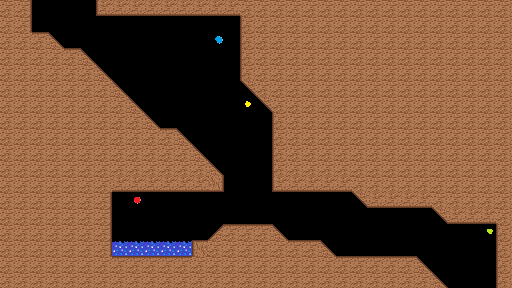

A 2D game scene composited from a Tiled map and its tileset images. What follows is a short description and the map's XML, with each tile layer's data collapsed to a summary:
An orthogonal 32x18 tile map with 16x16 px tiles, 2 tile layers (Back, Front), 2 tilesets.

<map version="1.0" orientation="orthogonal" width="32" height="18" tilewidth="16" tileheight="16">
 <tileset firstgid="1" source="CaveSet.tsx" />
 <tileset firstgid="31" source="CaveSet.tsx" />
 <layer name="Back" width="32" height="18">
  <data>[576 cells, 0 non-empty, 0 distinct tile ids]</data>
 </layer>
 <layer name="Front" width="32" height="18">
  <data>[576 cells, 428 non-empty, 16 distinct tile ids]</data>
 </layer>
</map>